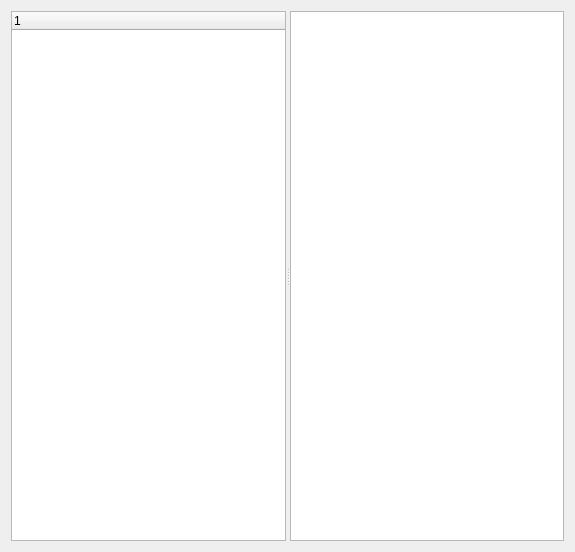
<?xml version="1.0" encoding="UTF-8"?>
<ui version="4.0">
 <class>ReferenceMaterialsWindow</class>
 <widget class="QWidget" name="ReferenceMaterialsWindow">
  <property name="geometry">
   <rect>
    <x>0</x>
    <y>0</y>
    <width>575</width>
    <height>552</height>
   </rect>
  </property>
  <property name="windowTitle">
   <string>Form</string>
  </property>
  <layout class="QGridLayout" name="gridLayout">
   <item row="0" column="0">
    <widget class="QSplitter" name="splitter">
     <property name="orientation">
      <enum>Qt::Orientation::Horizontal</enum>
     </property>
     <widget class="QTreeWidget" name="treeWidget">
      <column>
       <property name="text">
        <string notr="true">1</string>
       </property>
      </column>
     </widget>
     <widget class="QTextBrowser" name="textBrowser"/>
    </widget>
   </item>
  </layout>
 </widget>
 <resources/>
 <connections/>
</ui>
